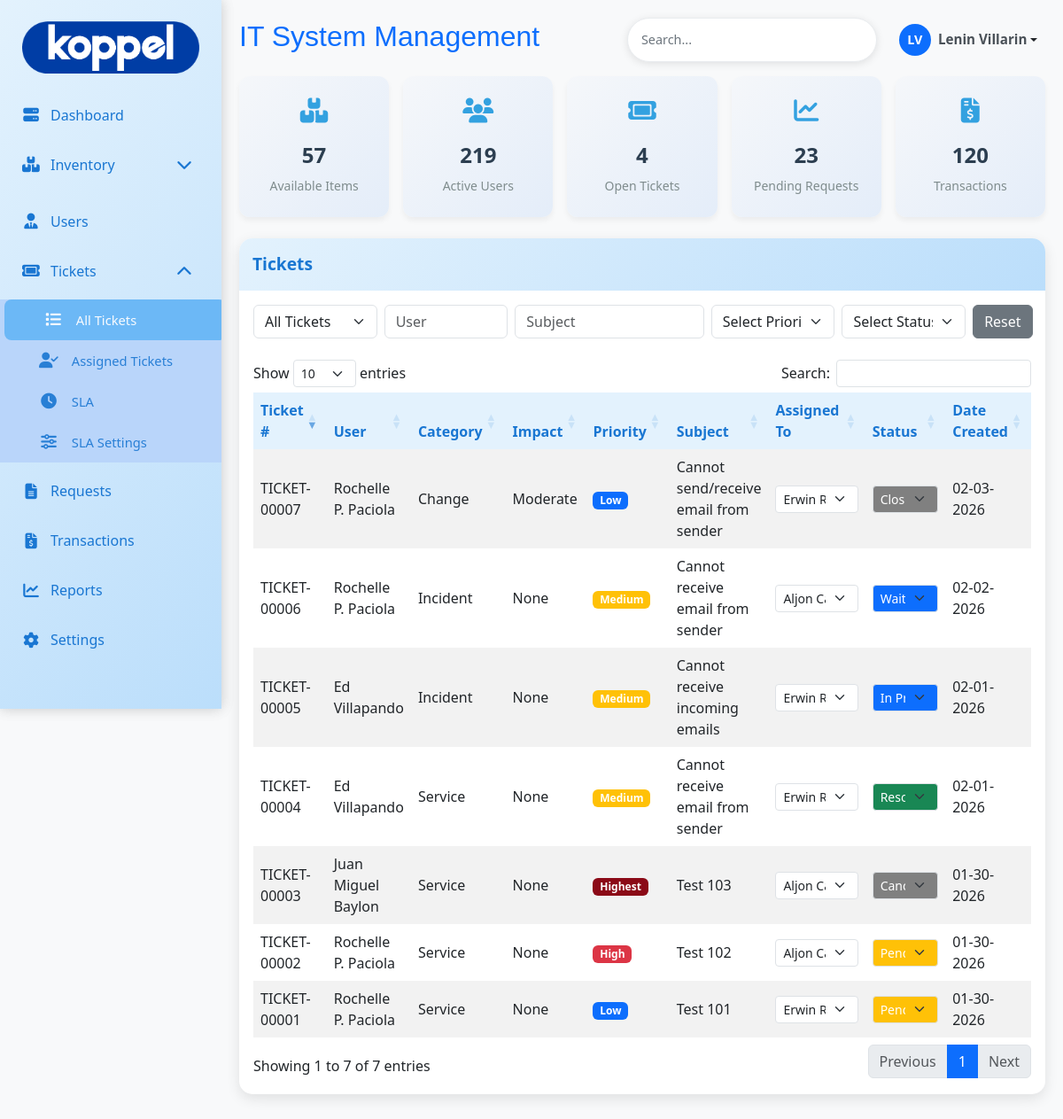
/admin/tickets.php (signed in), run on the app's committed database.
### tables this page shows
CREATE TABLE `ticket_tb` (
  `ticket_id` int(11) NOT NULL,
  `ticket_number` varchar(20) DEFAULT NULL,
  `user_id` int(11) DEFAULT NULL,
  `fullname` varchar(100) DEFAULT NULL,
  `email` varchar(100) DEFAULT NULL,
  `company` varchar(100) DEFAULT NULL,
  `department` varchar(100) DEFAULT NULL,
  `priority` varchar(50) NOT NULL,
  `urgency` varchar(50) NOT NULL,
  `impact` varchar(70) NOT NULL,
  `ticket_category` varchar(20) DEFAULT NULL,
  `subject` varchar(255) DEFAULT NULL,
  `issue` text DEFAULT NULL,
  `status` varchar(20) DEFAULT 'open',
  `date_created` timestamp NOT NULL DEFAULT current_timestamp(),
  `assigned_to` int(11) NOT NULL
);

CREATE TABLE `user_tb` (
  `user_id` int(11) NOT NULL,
  `emp_id` varchar(50) NOT NULL,
  `fullname` varchar(150) NOT NULL,
  `position` varchar(100) NOT NULL,
  `email` varchar(150) DEFAULT NULL,
  `department` varchar(100) DEFAULT NULL,
  `company` varchar(50) NOT NULL,
  `area` varchar(150) NOT NULL,
  `user_type` varchar(30) NOT NULL,
  `date_hired` timestamp NOT NULL DEFAULT current_timestamp() ON UPDATE current_timestamp(),
  `date_resigned` varchar(100) DEFAULT NULL,
  `created_at` timestamp NOT NULL DEFAULT current_timestamp(),
  `password` varchar(255) DEFAULT NULL,
  `is_active` tinyint(1) NOT NULL DEFAULT 1
);

### admin/tickets.php (the view, shortened to what this page needs)
<?php
include 'db/db.php';
$adminId = $_SESSION['user_id'];
$admins = [];
$adminQuery = "
    SELECT user_id, fullname
    FROM user_tb
    WHERE user_type = 'admin'
    ORDER BY fullname ASC
";
$adminResult = $conn->query($adminQuery);
if ($adminResult && $adminResult->num_rows > 0) {
    while ($row = $adminResult->fetch_assoc()) {
        $admins[] = $row;
    }
}
$sql = "
SELECT
    t.*,
    u.fullname AS user_fullname,
    a.fullname AS assigned_admin
FROM ticket_tb t
LEFT JOIN user_tb u ON t.user_id = u.user_id
LEFT JOIN user_tb a
    ON t.assigned_to = a.user_id
    AND a.user_type = 'admin'
ORDER BY t.ticket_id DESC
";
$result = $conn->query($sql);
?>
<!DOCTYPE html>
<html lang="en">
<head>
<link href="https://cdn.jsdelivr.net/npm/bootstrap@5.3.0/dist/css/bootstrap.min.css" rel="stylesheet">
<link href="https://cdnjs.cloudflare.com/ajax/libs/font-awesome/6.4.0/css/all.min.css" rel="stylesheet">
<link href="asset/css/main.css" rel="stylesheet">
<link href="asset/css/menu.css" rel="stylesheet">
<link href="https://cdn.datatables.net/1.13.6/css/dataTables.bootstrap5.min.css" rel="stylesheet">
</head>
<body>
<div class="sidebar col-md-2" id="sidebar" style="height: 100vh; width: 250px;">
</div>
<div class="main-content" id="mainContent">
<?php include 'header.php'; ?>
<div class="card">
<div class="card-header">
    <span>Tickets</span>
</div>
<div class="card-body table-responsive">
<!-- <div class="d-flex flex-wrap gap-2 mb-3">
    <button class="btn btn-outline-primary status-filter active" data-status="">All</button>
    <button class="btn btn-outline-primary status-filter" data-status="waiting for support">Waiting for Support</button>
    <button class="btn btn-outline-primary status-filter" data-status="waiting for customer">Waiting for Customer</button>
    <button class="btn btn-outline-primary status-filter" data-status="in progress">In Progress</button>
    <button class="btn btn-outline-primary status-filter" data-status="pending">Pending</button>
    <button class="btn btn-outline-primary status-filter" data-status="escalated">Escalated</button>
    <button class="btn btn-outline-primary status-filter" data-status="resolved">Resolved</button>
    <button class="btn btn-outline-primary status-filter" data-status="canceled">Canceled</button>
    <button class="btn btn-outline-primary status-filter" data-status="closed">Closed</button>
</div> -->
<div class="row g-2">
   <div class="col-md-2">
         <select id="assignedFilter" class="form-select">
            <option value="all" selected>All Tickets</option>
        </select>
    </div>
    <div class="col-md-2">
        <input type="text" id="userFilter" class="form-control" placeholder="User">
    </div>
    <div class="col-md-3">
        <input type="text" id="subjectFilter" class="form-control" placeholder="Subject">
    </div>
        <div class="col-md-2">
        <select id="priorityFilter" class="form-select">
            <option value="">Select Priority</option>
        </select>
    </div>
    <div class="col-md-2">
        <select id="statusSelectFilter" class="form-select">
            <option value="">Select Status</option>
        </select>
    </div>
    <div class="col-md-1 d-grid">
        <button id="clearFilters" class="btn btn-secondary">
             Reset
        </button>
    </div>
</div><br>
<table id="ticketsTable" class="table table-hover table-striped">
<thead>
<tr>
    <th>Ticket #</th>
    <th>User</th>
    <th>Category</th>
    <th>Impact</th>
    <th>Priority</th>
    <th>Subject</th>
    <th style="width: 135px;">Assigned To</th>
    <th style="width: 160px;">Status</th>
    <th>Date Created</th>
</tr>
</thead>
<tbody >
<?php while ($ticket = $result->fetch_assoc()): ?>
<tr
    data-ticket-id="<?= $ticket['ticket_id'] ?>"
    data-status="<?= strtolower($ticket['status']) ?>"
    data-assigned="<?= $ticket['assigned_to'] == $adminId ? 'yes' : 'no' ?>">
    <td><?= htmlspecialchars($ticket['ticket_number']) ?></td>
    <td><?= htmlspecialchars($ticket['user_fullname']) ?></td>
    <td><?= ucfirst($ticket['ticket_category']) ?></td>
    <td><?= ucfirst($ticket['impact']) ?></td>
    <td>
        <span class="badge badge-priority-<?= strtolower($ticket['priority']) ?>">
            <?= ucfirst($ticket['priority']) ?>
        </span>
    </td>
    <td><?= htmlspecialchars($ticket['subject']) ?></td>
<td onclick="event.stopPropagation();" style="width:135px;">
    <select class="form-select form-select-sm assign-admin
            <?= empty($ticket['assigned_to']) ? 'select-unassigned' : '' ?>"
            data-ticket-id="<?= $ticket['ticket_id'] ?>"
            data-current="<?= $ticket['assigned_to'] ?>">
        <?php foreach ($admins as $admin): ?>
            <option value="<?= $admin['user_id'] ?>"
                <?= ($ticket['assigned_to'] == $admin['user_id']) ? 'selected' : '' ?>>
                <?= htmlspecialchars($admin['fullname']) ?>
            </option>
        <?php endforeach; ?>
    </select>
</td>
<?php
$statusFlow = [
    'waiting for support' => ['waiting for support','waiting for customer','in progress','escalated','pending','canceled','resolved'],
    'pending' => ['pending','waiting for support','in progress','canceled','resolved'],
    'waiting for customer' => ['waiting for customer','waiting for support','escalated','canceled','resolved'],
    'in progress' => ['in progress','pending','canceled','resolved'],
    'escalated' => ['escalated','in progress'],
    'canceled' => ['canceled','closed', 'reopened'],
    'resolved' => ['resolved','closed', 'reopened'],
    'reopened' => ['reopened','waiting for support','waiting for customer','in progress','escalated','pending','canceled','resolved'],
    'closed' => ['closed']
];
$currentStatus = strtolower($ticket['status']);
$allowedStatuses = $statusFlow[$currentStatus] ?? [$currentStatus];
?>
<td class="status-cell" onclick="event.stopPropagation();" style="width:150px;">
    <select class="form-select form-select-sm status-select status-<?= str_replace(' ', '-', $currentStatus) ?>"
            data-ticket-id="<?= $ticket['ticket_id'] ?>"
            data-current="<?= $currentStatus ?>">
        <?php foreach ($allowedStatuses as $statusOption): ?>
            <option value="<?= $statusOption ?>" <?= $statusOption == $currentStatus ? 'selected' : '' ?>>
                <?= ucwords($statusOption) ?>
            </option>
        <?php endforeach; ?>
    </select>
</td>
    <td><?= date('m-d-Y', strtotime($ticket['date_created'])) ?></td>
</tr>
<?php endwhile; ?>
</tbody>
</table>
</div>
</div>
</div>
</body>
</html>

### admin/asset/css/main.css (style rules this page uses)
:root { --light-blue: #e3f2fd; --medium-blue: #bbdefb; --dark-blue: #90caf9; --accent-blue: #64b5f6; --text-blue: #1976d2; }
body { background-color: #f8f9fa; font-family: 'Segoe UI', Tahoma, Geneva, Verdana, sans-serif; }
.sidebar { background: linear-gradient(135deg, var(--light-blue), var(--medium-blue)); min-height: 100vh; box-shadow: 0 0 15px rgba(0,0,0,0.1); position: fixed; top: 0; left: 0; z-index: 1000; transition: all 0.3s ease; }
.main-content { margin-left: 250px; padding: 20px; transition: margin-left 0.3s ease; }
.card { border: none; border-radius: 15px; box-shadow: 0 5px 15px rgba(0,0,0,0.1); margin-bottom: 10px; background: white; transition: transform 0.3s ease; }
.card-header { background: linear-gradient(135deg, var(--light-blue), var(--medium-blue)); border-bottom: none; padding: 15px; border-radius: 15px 15px 0 0 !important; color: var(--text-blue); font-weight: 600; font-size: 1.2rem; }
.table th { background-color: var(--light-blue); color: var(--text-blue); font-weight: 600; border: none; }
.table td { vertical-align: middle; border: none; }

### admin/tickets.php (style rules this page uses)
.badge-priority-highest { background-color: #8b0a17; }
.badge-priority-high { background-color: #dc3545; }
.badge-priority-medium { background-color: #ffc107; }
.badge-priority-low { background-color: #0d6efd; }
.status-waiting-for-support { background-color: #0d6efd; color: white; }
.status-in-progress { background-color: #0d6efd; color: white; }
.status-pending { background-color: #ffc107; color: white; }
.status-resolved { background-color: #198754; color: white; }
.status-canceled { background-color: grey; color: white; }
.status-closed { background-color: grey; color: white; }

### admin/sidebar.php (style rules this page uses)
.sidebar { height: 100vh; width: 250px; background-color: #212529; overflow-y: auto; overflow-x: hidden; scrollbar-width: none; -ms-overflow-style: none; }

### data on the page
ticket_tb: ticket_number "TICKET-00007", user.fullname "Rochelle P. Paciola", ticket_category "Change", impact "Moderate", priority "Low", subject "Cannot send/receive email from sender", assigned_to+ticket_id "Erwin R. Gallardo", date_created "02-03-2026"
ticket_tb: ticket_number "TICKET-00006", user.fullname "Rochelle P. Paciola", ticket_category "Incident", impact "None", priority "Medium", subject "Cannot receive email from sender", assigned_to+ticket_id "Aljon Cardeno", status+ticket_id "Waiting For Support", date_created "02-02-2026"
ticket_tb: ticket_number "TICKET-00005", user.fullname "Ed Villapando", ticket_category "Incident", impact "None", priority "Medium", subject "Cannot receive incoming emails", assigned_to+ticket_id "Erwin R. Gallardo", status+ticket_id "In Progress", date_created "02-01-2026"
ticket_tb: ticket_number "TICKET-00004", user.fullname "Ed Villapando", ticket_category "Service", impact "None", priority "Medium", subject "Cannot receive email from sender", assigned_to+ticket_id "Erwin R. Gallardo", status+ticket_id "Resolved", date_created "02-01-2026"
ticket_tb: ticket_number "TICKET-00003", user.fullname "Juan Miguel Baylon", ticket_category "Service", impact "None", priority "Highest", subject "Test 103", assigned_to+ticket_id "Aljon Cardeno", status+ticket_id "Canceled", date_created "01-30-2026"
ticket_tb: ticket_number "TICKET-00002", user.fullname "Rochelle P. Paciola", ticket_category "Service", impact "None", priority "High", subject "Test 102", assigned_to+ticket_id "Aljon Cardeno", status+ticket_id "Pending", date_created "01-30-2026"
ticket_tb: ticket_number "TICKET-00001", user.fullname "Rochelle P. Paciola", ticket_category "Service", impact "None", priority "Low", subject "Test 101", assigned_to+ticket_id "Erwin R. Gallardo", status+ticket_id "Pending", date_created "01-30-2026"

### other printed values
substr($initials, 0, 2) "LV"
$_SESSION['fullname'] "Lenin Villarin"
$itemCount "57"
$userCount "219"
$ticketCount "4"
$requestCount "23"
$transactionCount "120"
form field value "Closed"
